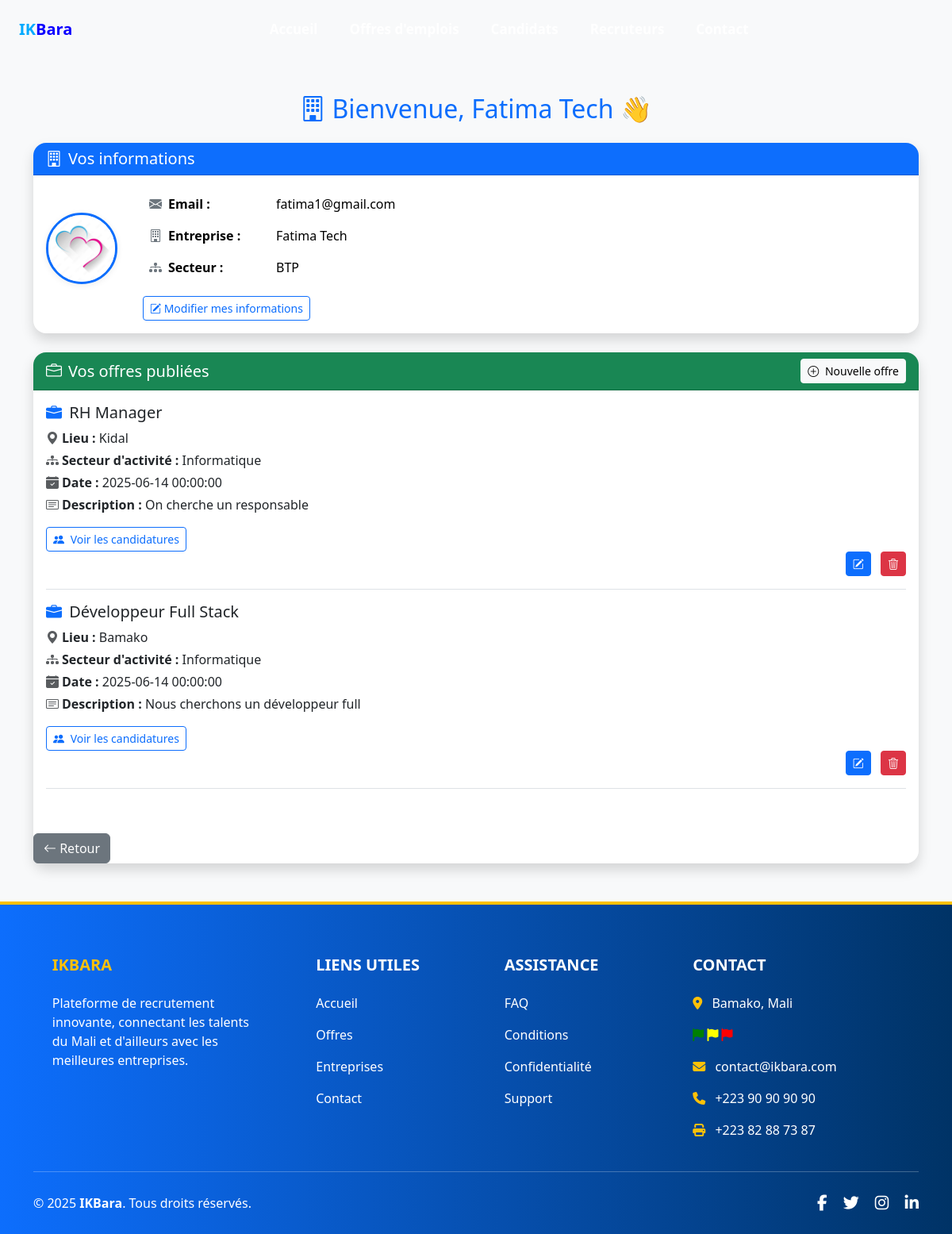
The app's page /recruteurs/tableau_recruteur.php (signed in) with its own data.
### tables this page shows
CREATE TABLE IF NOT EXISTS `offres_emploi` (
  `id_offre` int NOT NULL AUTO_INCREMENT,
  `id_recruteur` int DEFAULT NULL,
  `titre` varchar(200) NOT NULL,
  `description` text NOT NULL,
  `lieu` varchar(150) DEFAULT NULL,
  `type_contrat` varchar(100) DEFAULT NULL,
  `salaire` varchar(100) DEFAULT NULL,
  `date_publication` datetime DEFAULT CURRENT_TIMESTAMP,
  `date_expiration` date DEFAULT NULL,
  `secteur` varchar(100) DEFAULT NULL,
  `statut` varchar(20) NOT NULL DEFAULT 'publiée',
  PRIMARY KEY (`id_offre`),
  KEY `id_recruteur` (`id_recruteur`)
);

### recruteurs/tableau_recruteur.php (the view, shortened to what this page needs)
<?php
require_once __DIR__ . '/../configuration/connexionbase.php';
$recruteur = $_SESSION['utilisateur'];
$sql = $bdd->prepare("SELECT * FROM offres_emploi WHERE id_recruteur = ? ORDER BY date_publication DESC");
$sql->execute([$recruteur['id']]);
$offres = $sql->fetchAll();
$logoPath = !empty($recruteur['logo']) ? 'dossier/' . htmlspecialchars($recruteur['logo']) : 'img/3022.png';
?>
<!DOCTYPE html>
<html lang="fr">
<head>
    <link href="https://cdn.jsdelivr.net/npm/bootstrap@5.3.2/dist/css/bootstrap.min.css" rel="stylesheet">
    <link href="https://cdn.jsdelivr.net/npm/bootstrap-icons@1.10.5/font/bootstrap-icons.css" rel="stylesheet">
</head>
<body class="bg-light">
    <?php include __DIR__ . '/../includes/header3.php'; ?>
    <div class="container py-5">
        <h2 class="text-center mb-4 text-primary">
            <i class="bi bi-building"></i> Bienvenue, <?= htmlspecialchars($recruteur['nom_entreprise']) ?> 👋
        </h2>
        <div class="card shadow mb-4 border-0 rounded-4">
            <div class="card-header bg-primary text-white rounded-top-4">
                <h5 class="mb-0"><i class="bi bi-building me-2"></i>Vos informations</h5>
            </div>
            <div class="card-body card-infos">
                <div>
                    <form method="post" enctype="multipart/form-data" id="formLogo">
                        <label for="nouveau_logo">
                            <img src="<?= $logoPath ?>" alt="Logo entreprise" class="logo-rond" title="Changer le logo">
                        </label>
                    </form>
                </div>
                <div>
                    <table class="table table-borderless mb-0">
                        <tbody>
                            <tr>
                                <td class="info-label"><i class="bi bi-envelope-fill text-secondary me-2"></i><strong>Email :</strong></td>
                                <td><?= htmlspecialchars($recruteur['email']) ?></td>
                            </tr>
                            <tr>
                                <td class="info-label"><i class="bi bi-building text-secondary me-2"></i><strong>Entreprise :</strong></td>
                                <td><?= htmlspecialchars($recruteur['nom_entreprise']) ?></td>
                            </tr>
                            <tr>
                                <td class="info-label"><i class="bi bi-diagram-3-fill text-secondary me-2"></i><strong>Secteur :</strong></td>
                                <td><?= htmlspecialchars($recruteur['secteur']) ?></td>
                            </tr>
                        </tbody>
                    </table>
                    <div class="text-start mt-3">
                        <a href="/projet_Rabya/recruteurs/modifier_recruteur.php" class="btn btn-outline-primary btn-sm">
                            <i class="bi bi-pencil-square"></i> Modifier mes informations
                        </a>
                    </div>
                </div>
            </div>
        </div>
        <div class="card shadow border-0 rounded-4">
            <div class="card-header bg-success text-white rounded-top-4 d-flex justify-content-between align-items-center">
                <h5 class="mb-0"><i class="bi bi-briefcase me-2"></i>Vos offres publiées</h5>
                <a href="/projet_Rabya/recruteurs/ajouter_offre.php" class="btn btn-light btn-sm" title="Ajouter une offres">
                    <i class="bi bi-plus-circle me-1"></i> Nouvelle offre
                </a>
            </div>
            <div class="card-body">
                <?php if (count($offres) > 0): ?>
                    <?php foreach ($offres as $offre): ?>
                        <div class="border-bottom pb-3 mb-3">
                            <h5 class="text-dark"><i class="bi bi-briefcase-fill me-1 text-primary"></i> <?= htmlspecialchars($offre['titre']) ?></h5>
                            <p class="mb-1"><i class="bi bi-geo-alt-fill text-muted me-1"></i><strong>Lieu :</strong> <?= htmlspecialchars($offre['lieu']) ?></p>
                            <p class="mb-1"><i class="bi bi-diagram-3-fill text-muted me-1"></i><strong>Secteur d'activité :</strong> <?= htmlspecialchars($offre['secteur'] ?? '') ?></p>
                            <p class="mb-1"><i class="bi bi-calendar-check-fill text-muted me-1"></i><strong>Date :</strong> <?= htmlspecialchars($offre['date_publication']) ?></p>
                            <p><i class="bi bi-card-text text-muted me-1"></i><strong>Description :</strong> <?= nl2br(htmlspecialchars($offre['description'])) ?></p>
                            <a href="/projet_Rabya/candidats/voir_candidature.php?id_offre=<?= $offre['id_offre'] ?>" class="btn btn-outline-primary btn-sm">
                                <i class="bi bi-people-fill me-1"></i> Voir les candidatures
                            </a>
                            <div class="text-end">
                                <a href="/projet_Rabya/recruteurs/modifier_offre.php?id_offre=<?= $offre['id_offre'] ?>"
                                    class="btn btn-primary btn-sm me-2" title="Modifier">
                                    <i class="bi bi-pencil-square"></i>
                                </a>
                                <a href="supprimer_offre.php?id_offre=<?= $offre['id_offre'] ?>"
                                    class="btn btn-danger btn-sm"
                                    title="Supprimer"
                                    onclick="return confirm('Voulez-vous vraiment supprimer cette offre ?');">
                                    <i class="bi bi-trash3"></i>
                                </a>
                            </div>
                        </div>
                    <?php endforeach; ?>
                <?php else: ?>
                    <p>Vous n'avez publié aucune offre pour le moment.</p>
                <?php endif; ?>
            </div>
            <div class="d-flex justify-content-between mt-4">
                <a href="/projet_Rabya/index.php" class="btn btn-secondary">
                    <i class="bi bi-arrow-left"></i> Retour
                </a>
            </div>
        </div>
    </div>
    <?php include __DIR__ . '/../includes/footer.php'; ?>
</body>
</html>

### recruteurs/tableau_recruteur.php (style rules this page uses)
.logo-rond { width: 90px; height: 90px; object-fit: cover; border-radius: 50%; border: 3px solid #0d6efd; box-shadow: 0 2px 8px rgba(0, 0, 0, 0.07); background: #fff; margin-bottom: 16px; cursor: pointer; transition: box-shadow 0.2s; }
.info-label { width: 160px; color: #555; }
.card-infos { display: flex; align-items: center; gap: 32px; }
h2 { padding-top: 70px; }

### includes/header3.php (style rules this page uses)
body { background-image: url('../igm/bg15.jpg'); background-size: cover; min-height: 100vh; }
.card-header { background-image: url('../igm/s4.jpg'); background-size: cover; }

### records on screen
offres_emploi: titre "RH Manager", lieu "Kidal", secteur "Informatique", date_publication "2025-06-14 00:00:00", description "On cherche un responsable"
offres_emploi: titre "Développeur Full Stack", lieu "Bamako", secteur "Informatique", date_publication "2025-06-14 00:00:00", description "Nous cherchons un développeur full"

### other values on screen
$recruteur['nom_entreprise'] "Fatima Tech"
$recruteur['email'] "fatima1@gmail.com"
$recruteur['secteur'] "BTP"
